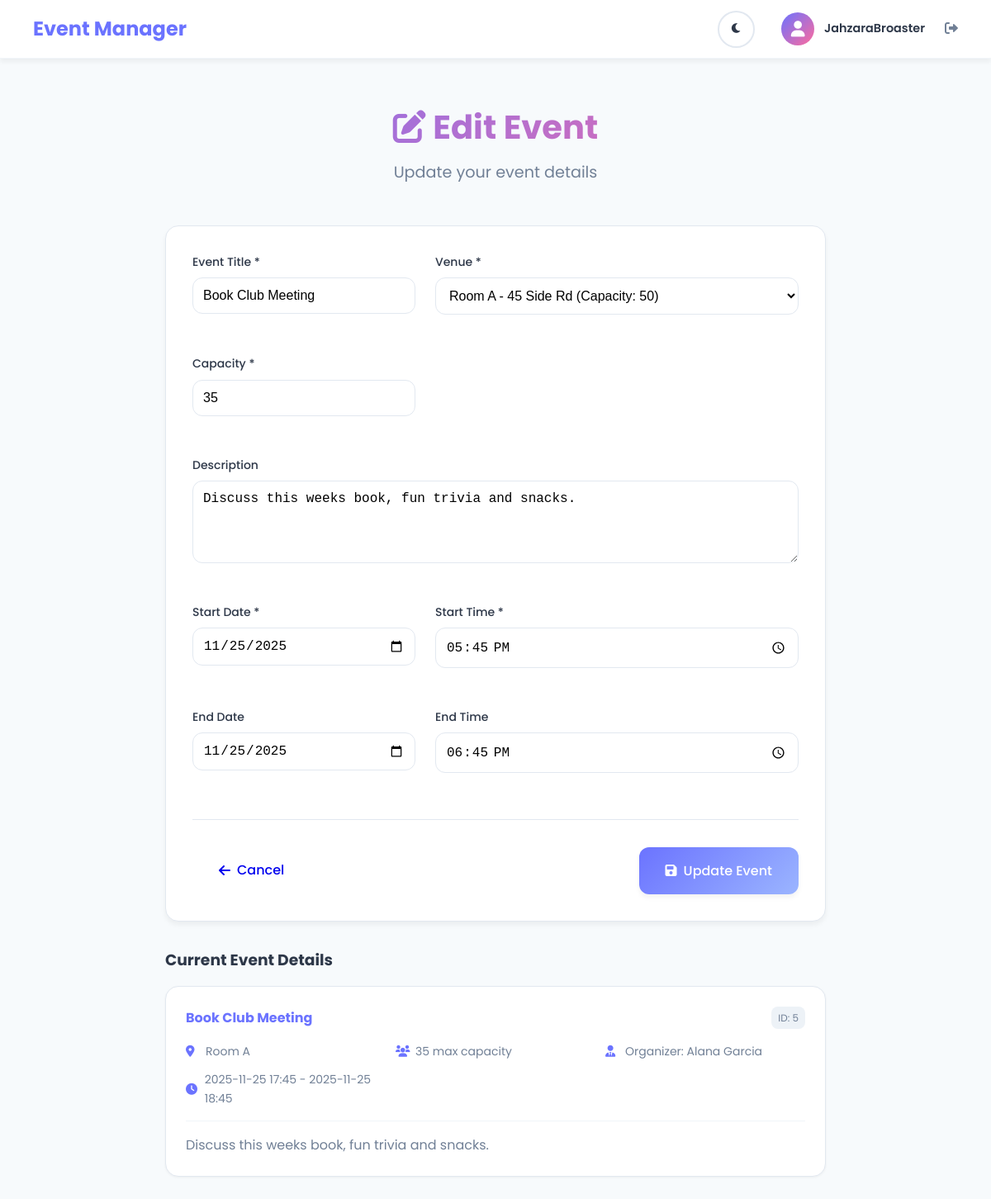
/edit_event/5 (signed in), run on the app's committed database.
### tables this page shows
CREATE TABLE events (
            id INTEGER PRIMARY KEY, title TEXT, description TEXT, venue_id INTEGER,
            organizer_id INTEGER, capacity INTEGER
        );

CREATE TABLE schedules (
            id INTEGER PRIMARY KEY, event_id INTEGER, start TEXT, end TEXT
        );

CREATE TABLE venues (
            id INTEGER PRIMARY KEY, name TEXT, address TEXT, capacity INTEGER
        );

CREATE TABLE users (
            id INTEGER PRIMARY KEY, name TEXT, email TEXT UNIQUE, role TEXT, password_hash TEXT
        );

### app.py (the view, shortened to what this page needs)
@app.route('/edit_event/<int:event_id>', methods=['GET', 'POST'])
@login_required
def edit_event(event_id):
    event = db.get_event_with_organizer(event_id)
    if not event:
        flash('Event not found', 'error')
        return redirect(url_for('events'))
    if event['organizer_id'] != session['user_id'] and session['user_role'] != 'admin':
        flash('You can only edit events you created', 'error')
        return redirect(url_for('event_detail', event_id=event_id))
    if request.method == 'GET':
        venues = db.get_venues()
        return render_template('edit_event.html', event=event, venues=venues)

### app.py (called while the page is built)
def login_required(f):
    from functools import wraps
    @wraps(f)
    def decorated_function(*args, **kwargs):
        if 'user_id' not in session:
            flash('Please log in to access this page', 'error')
            return redirect(url_for('login_page'))
        return f(*args, **kwargs)
    return decorated_function

### db.py (called while the page is built)
    def get_venues(self):
        cur = self.conn.cursor()
        cur.execute('SELECT id,name,address,capacity FROM venues ORDER BY id')
        return cur.fetchall()

    def get_event_with_organizer(self, event_id):
        cur = self.conn.cursor()
        cur.execute('''
        SELECT e.id, e.title, e.description, e.capacity, e.organizer_id,
               v.name as venue_name, v.address as venue_address, v.id as venue_id,
               s.start, s.end,
               u.name as organizer_name
        FROM events e
        LEFT JOIN venues v ON e.venue_id=v.id
        LEFT JOIN schedules s ON s.event_id=e.id
        LEFT JOIN users u ON u.id=e.organizer_id
        WHERE e.id=?
        ''', (event_id,))
        r = cur.fetchone()
        return dict(r) if r else None

### templates/edit_event.html (shortened to what this page needs)
{% extends "base.html" %}
{% block content %}
<div class="container">
    <div class="page-header">
        <h1 class="page-title">
            <i class="fas fa-edit"></i>
            Edit Event
        </h1>
        <p class="page-subtitle">
            Update your event details
        </p>
    </div>
    <div class="form-container">
        <form method="POST" class="event-form">
            <div class="form-grid">
                <div class="form-group">
                    <label for="title">Event Title *</label>
                    <input type="text" id="title" name="title" value="{{ event.title }}" required>
                </div>
                <div class="form-group">
                    <label for="venue_id">Venue *</label>
                    <select id="venue_id" name="venue_id" required>
                        {% for venue in venues %}
                        <option value="{{ venue[0] }}" {% if venue[0] == event.venue_id %}selected{% endif %}>
                            {{ venue[1] }} - {{ venue[2] }} (Capacity: {{ venue[3] }})
                        </option>
                        {% endfor %}
                    </select>
                </div>
                <div class="form-group">
                    <label for="capacity">Capacity *</label>
                    <input type="number" id="capacity" name="capacity" value="{{ event.capacity }}" min="1" required>
                </div>
                <div class="form-group form-group-full">
                    <label for="description">Description</label>
                    <textarea id="description" name="description" rows="4">{{ event.description }}</textarea>
                </div>
                <div class="form-group">
                    <label for="start_date">Start Date *</label>
                    <input type="date" id="start_date" name="start_date"
                           value="{% if event.start %}{{ event.start.split(' ')[0] }}{% endif %}" required>
                </div>
                <div class="form-group">
                    <label for="start_time">Start Time *</label>
                    <input type="time" id="start_time" name="start_time"
                           value="{% if event.start %}{{ event.start.split(' ')[1] }}{% endif %}" required>
                </div>
                <div class="form-group">
                    <label for="end_date">End Date</label>
                    <input type="date" id="end_date" name="end_date"
                           value="{% if event.end %}{{ event.end.split(' ')[0] }}{% endif %}">
                </div>
                <div class="form-group">
                    <label for="end_time">End Time</label>
                    <input type="time" id="end_time" name="end_time"
                           value="{% if event.end %}{{ event.end.split(' ')[1] }}{% endif %}">
                </div>
            </div>
            <div class="form-actions">
                <a href="{{ url_for('event_detail', event_id=event.id) }}" class="btn btn-outline-secondary">
                    <i class="fas fa-arrow-left"></i>
                    Cancel
                </a>
                <button type="submit" class="btn btn-primary">
                    <i class="fas fa-save"></i>
                    Update Event
                </button>
            </div>
        </form>
    </div>
    <div class="event-preview">
        <h3>Current Event Details</h3>
        <div class="preview-card">
            <div class="preview-header">
                <h4>{{ event.title }}</h4>
                <span class="event-id">ID: {{ event.id }}</span>
            </div>
            <div class="preview-meta">
                <div class="meta-item">
                    <i class="fas fa-map-marker-alt"></i>
                    <span>{{ event.venue_name }}</span>
                </div>
                <div class="meta-item">
                    <i class="fas fa-users"></i>
                    <span>{{ event.capacity }} max capacity</span>
                </div>
                <div class="meta-item">
                    <i class="fas fa-user-tie"></i>
                    <span>Organizer: {{ event.organizer_name }}</span>
                </div>
                {% if event.start %}
                <div class="meta-item">
                    <i class="fas fa-clock"></i>
                    <span>{{ event.start }}{% if event.end %} - {{ event.end }}{% endif %}</span>
                </div>
                {% endif %}
            </div>
            {% if event.description %}
            <p class="preview-description">{{ event.description }}</p>
            {% endif %}
        </div>
    </div>
</div>
{% endblock %}

### static/css/style.css (style rules this page uses)
* { margin: 0; padding: 0; box-sizing: border-box; }
:root { --primary-color: #6B73FF; --primary-light: #9BB5FF; --primary-dark: #4A5568; --secondary-color: #FF6B9D; --secondary-light: #FFB3D1; --success-color: #68D391; --warning-color: #F6E05E; --error-color: #FC8181; --info-color: #63B3ED; --bg-primary: #F7FAFC; --bg-secondary: #EDF2F7; --bg-white: #FFFFFF; --bg-card: #FFFFFF; --text-primary: #2D3748; --text-secondary: #718096; --text-light: #A0AEC0; --border-color: #E2E8F0; --border-light: #F1F5F9; --shadow-sm: 0 1px 3px rgba(0, 0, 0, 0.05); --shadow-md: 0 4px 6px rgba(0, 0, 0, 0.05); --shadow-lg: 0 10px 15px rgba(0, 0, 0, 0.08); --shadow-xl: 0 20px 25px rgba(0, 0, 0, 0.1); --radius-sm: 8px; --radius-md: 12px; --radius-lg: 16px; --radius-xl: 20px; --transition: all 0.3s cubic-bezier(0.4, 0, 0.2, 1); }
body { font-family: 'Poppins', -apple-system, BlinkMacSystemFont, 'Segoe UI', sans-serif; background: var(--bg-primary); min-height: 100vh; color: var(--text-primary); line-height: 1.6; transition: background-color 0.3s ease, color 0.3s ease; }
.container { max-width: 1200px; margin: 0 auto; padding: 2rem; }
.page-header { text-align: center; margin-bottom: 3rem; }
.page-title { font-size: 2.5rem; font-weight: 700; background: linear-gradient(135deg, var(--primary-color), var(--secondary-color)); -webkit-background-clip: text; -webkit-text-fill-color: transparent; background-clip: text; margin-bottom: 0.5rem; }
.page-subtitle { font-size: 1.2rem; color: var(--text-secondary); max-width: 600px; margin: 0 auto; }
.form-group { margin-bottom: 1.5rem; }
.btn { display: inline-flex; align-items: center; justify-content: center; gap: 0.5rem; padding: 1rem 2rem; border: none; border-radius: var(--radius-md); font-size: 1rem; font-weight: 500; font-family: inherit; text-decoration: none; cursor: pointer; transition: var(--transition); position: relative; overflow: hidden; }
.btn::before { content: ''; position: absolute; top: 0; left: -100%; width: 100%; height: 100%; background: linear-gradient(90deg, transparent, rgba(255, 255, 255, 0.2), transparent); transition: var(--transition); }
.btn-primary { background: linear-gradient(135deg, var(--primary-color), var(--primary-light)); color: white; box-shadow: var(--shadow-md); }

### templates/edit_event.html (style rules this page uses)
.form-container { max-width: 800px; margin: 2rem auto; }
.event-form { background: white; padding: 2rem; border-radius: var(--radius-lg); box-shadow: var(--shadow-md); border: 1px solid var(--border-color); }
.form-grid { display: grid; grid-template-columns: 1fr 1fr; gap: 1.5rem; margin-bottom: 2rem; }
.form-group { display: flex; flex-direction: column; }
.form-group-full { grid-column: 1 / -1; }
.form-group label { font-weight: 500; color: var(--text-primary); margin-bottom: 0.5rem; font-size: 0.875rem; }
.form-group input, .form-group select, .form-group textarea { padding: 0.75rem; border: 1px solid var(--border-color); border-radius: var(--radius-md); font-size: 1rem; transition: var(--transition); background: white; }
.form-group textarea { resize: vertical; min-height: 100px; }
.form-actions { display: flex; justify-content: space-between; align-items: center; gap: 1rem; padding-top: 2rem; border-top: 1px solid var(--border-color); }
.event-preview { max-width: 800px; margin: 2rem auto; }
.event-preview h3 { margin-bottom: 1rem; color: var(--text-primary); }
.preview-card { background: white; padding: 1.5rem; border-radius: var(--radius-lg); box-shadow: var(--shadow-sm); border: 1px solid var(--border-color); }
.preview-header { display: flex; justify-content: space-between; align-items: center; margin-bottom: 1rem; }
.preview-header h4 { color: var(--primary-color); margin: 0; }
.event-id { font-size: 0.75rem; color: var(--text-secondary); background: var(--bg-secondary); padding: 0.25rem 0.5rem; border-radius: var(--radius-sm); }
.preview-meta { display: grid; grid-template-columns: repeat(auto-fit, minmax(200px, 1fr)); gap: 0.75rem; margin-bottom: 1rem; }
.meta-item { display: flex; align-items: center; gap: 0.5rem; font-size: 0.875rem; color: var(--text-secondary); }
.meta-item i { color: var(--primary-color); width: 16px; }
.preview-description { color: var(--text-secondary); margin-top: 1rem; padding-top: 1rem; border-top: 1px solid var(--border-light); }

### data on the page
events: title "Book Club Meeting", capacity "35", description "Discuss this weeks book, fun trivia and snacks.", id "5"
schedules: start_date "11/25/2025", start_time "17:45", end_date "11/25/2025", end_time "18:45", start "2025-11-25 17:45", end "2025-11-25 18:45"
venues: venue_name "Room A"
users: organizer_name "Alana Garcia"

### other printed values
{{ session.user_name }} "JahzaraBroaster"
form field venue_id "Room A - 45 Side Rd (Capacity: 50)"
